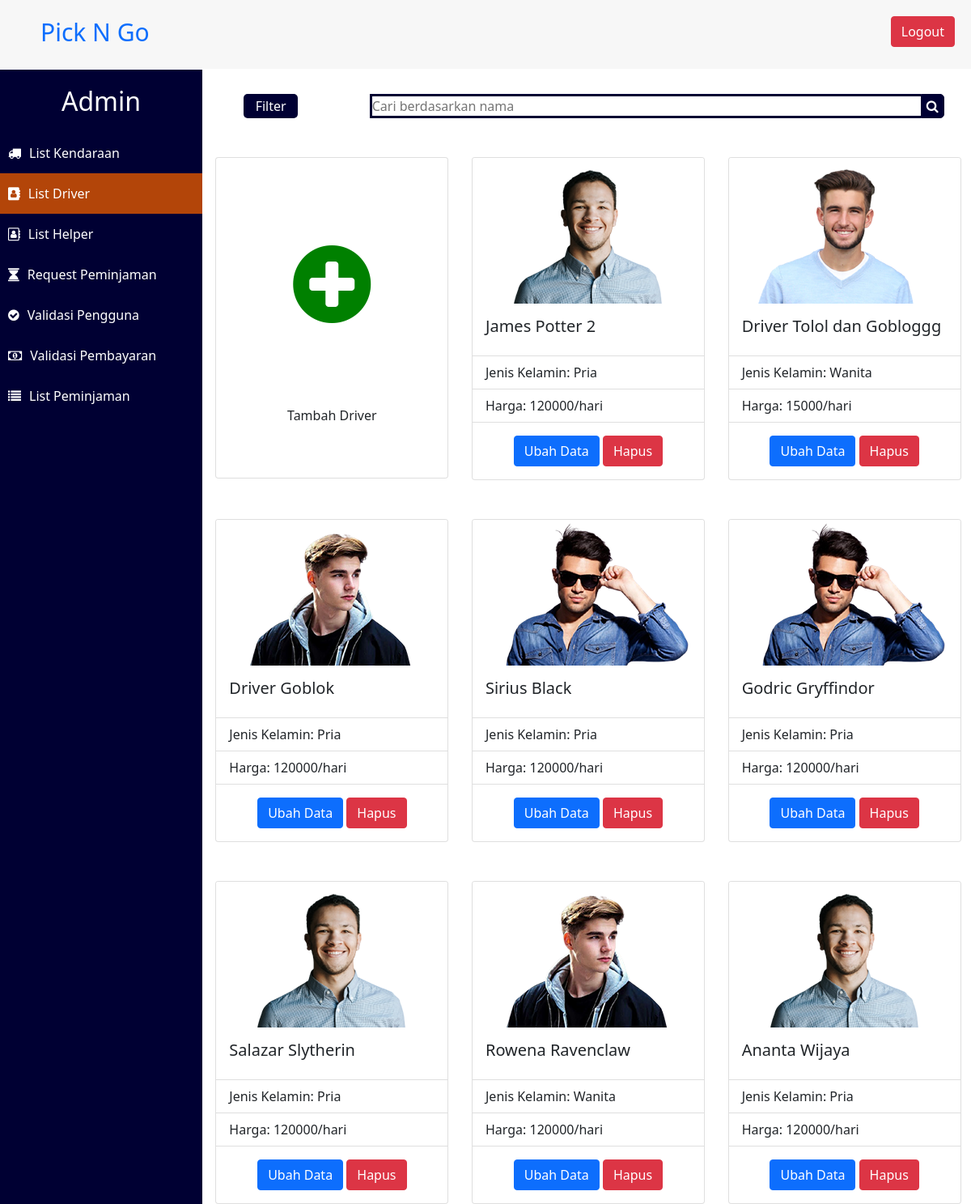
/Final_Project-Prak_Basdat/list_driver_admin.php (signed in), run on the app's committed database.
### tables this page shows
CREATE TABLE `driver` (
  `ID_driver` int(11) NOT NULL,
  `nama` varchar(30) NOT NULL,
  `jenis_kelamin` enum('Pria','Wanita') NOT NULL,
  `tarif` int(11) NOT NULL,
  `nama_foto` varchar(20) NOT NULL
);

### Final_Project-Prak_Basdat/functions.php (called while the page is built, shortened)
<?php
$conn = mysqli_connect("localhost", "root", "", "peminjaman_pickup_dan_truck_db");
function read($query) {
	global $conn;
	$result = mysqli_query($conn, $query);
	$records = [];
	while ($tuples = mysqli_fetch_assoc($result)) {
		$records[] = $tuples;
	}
	return $records;
}
?>

### Final_Project-Prak_Basdat/list_driver_admin.php (the view, shortened to what this page needs)
<?php
	require 'functions.php';
	$tuples = read("SELECT * FROM driver;");
?>
<!DOCTYPE html>
<html lang="en">
  <head>
    <link rel="stylesheet" href="https://cdnjs.cloudflare.com/ajax/libs/font-awesome/4.7.0/css/font-awesome.min.css">
    <link href="https://cdn.jsdelivr.net/npm/bootstrap@5.0.0-beta3/dist/css/bootstrap.min.css" rel="stylesheet">
    <link rel="stylesheet" type="text/css" href="styling.css">
  </head>
  <body>
  	<nav>
  		<a href="index.php" class="logo">Pick N Go</a>
  		<button type="button" id = "logout-button" class="btn btn-danger" data-bs-toggle="modal" data-bs-target="#modalLogout">
        Logout
      </button>
  	</nav>
  	<div class="sidebar">
  		<h2> Admin </h2>
  		<a href="beranda_admin.php"><i class="fa fa-truck"></i><span>List Kendaraan</span></a>
  		<a href="list_driver_admin.php" style="background-color: #b34509;"><i class = "fa fa-address-book"></i><span>List Driver</span></a>
  		<a href="list_helper_admin.php"><i class = "fa fa-address-book-o"></i><span>List Helper</span></a>
  		<a href="request_peminjaman_admin"><i class = "fa fa-hourglass"></i><span>Request Peminjaman</span></a>
  		<a href="validasi_user_admin.php"><i class = "fa fa-check-circle"></i><span>Validasi Pengguna</span></a>
      <a href="validasi_pembayaran_admin.php"><i class = "fa fa-money"></i><span>Validasi Pembayaran</span></a>
  		<a href=""><i class = "fa fa-list"></i><span>List Peminjaman</span></a>
  	</div>
    <div class = "content">
      <form action="" method="post" autocomplete="off" class="search-form">
        <div class="utility-bar">
            <div class="search-bar">
              <div class="filter">Filter</div>
                <input type="text" placeholder = "Cari berdasarkan nama" class="search-field" name="keyword">
                <button type="submit" class="fa fa-search search-button" name="search"></button>
            </div>
        </div>
      </form>
      <div class="row card-container">
        <div class="col-xxl-3 col-xl-4 col-lg-6 col-md-6 col-sm-12">
            <div class="card mt-5 mx-auto btn" style="width: 18rem; height: 397px;">
              <i class = "fa fa-plus-circle" style="line-height: 300px; font-size: 7rem; color: green;" data-bs-toggle="modal" data-bs-target="#ModalForm"></i>
              <p>Tambah Driver</p>
            </div>
          </div>
        <?php foreach ($tuples as $tuple): ?>
          <div class="col-xxl-3 col-xl-4 col-lg-6 col-md-6 col-sm-12">
            <div class="card mt-5 mx-auto" style="width: 18rem;">
              <img class="card-img-top" src="Images/Driver/<?= $tuple["nama_foto"]; ?>" alt="Gambar <?= $tuple["nama"] ?>">
              <div class="card-body">
                <h5 class="card-title"><?= $tuple["nama"] ?></h5>
              </div>
              <ul class="list-group list-group-flush">
                <li class="list-group-item">Jenis Kelamin: <?= $tuple["jenis_kelamin"] ?></li>
                <li class="list-group-item">Harga: <?= $tuple["tarif"] ?>/hari</li>
              </ul>
              <div class="card-body text-center">
                <a class="btn btn-primary" role="button" onclick="updateData('<?= $tuple['ID_driver'] ?>', '<?= $tuple['nama'] ?>', '<?= $tuple['jenis_kelamin'] ?>', '<?= $tuple['tarif'] ?>', '<?= $tuple['nama_foto'] ?>')">Ubah Data</a>
                <a class="btn btn-danger" href="deletelogic.php?p_k=<?= $tuple["ID_driver"]; ?>&type=Driver" role="button" onclick="return confirm('Apakah anda yakin akan menghapus data driver <?= $tuple["nama"] ?>?')">Hapus</a>
              </div>
            </div>
          </div>
        <?php endforeach; ?>
      </div>
    </div>
  </body>
</html>

### Final_Project-Prak_Basdat/styling.css (style rules this page uses)
* { padding: 0; margin: 0; text-decoration: none; list-style: none; box-sizing: border-box; }
nav { z-index: 99; background: #f7f7f7; line-height: 80px; position: fixed; width: 100%; }
#logout-button { float: right; margin-right: 20px; margin-top: 20px }
.sidebar { z-index: 99; position: fixed; background: #000033; margin-top: 86px; height: 100%; width: 250px; color: white; }
.logo { margin-left: 50px; font-size: 30px; text-decoration: none }
.sidebar h2 { text-align: center; margin: 20px 0; }
.sidebar a { text-decoration: none; display: block; line-height: 50px; transition: 0.5s; }
.sidebar i { color: white; margin-left: 10px; }
.sidebar span { color: white; margin-left: 10px; }
.card-container { width: 100%; margin-left: 2px; }
.utility-bar { width: 93%; padding-top: 30px; text-align: center; margin: 0 auto; }
.filter { line-height: 30px; width: 70px; height: 30px; margin-left: 2%; margin-right: 10%; color: white; background-color: #000033; border-radius: 5px; }
.search-bar { display: flex; align-items: center; width: 100%; margin: 0 auto; }
.search-field { border: 3px solid #000033; border-right: none; width: 80%; outline: none; }
.search-button { height: 30px; width: 30px; border: 1px solid #000033; background: #000033; color: white; border-radius: 0 5px 5px 0; }
.content { overflow-x: hidden; margin-left: 250px; padding-top: 86px; }

### data on the page
driver: nama_foto (picture), nama "James Potter 2", jenis_kelamin "Pria", tarif "120000"
driver: nama_foto (picture), nama "Driver Tolol dan Gobloggg", jenis_kelamin "Wanita", tarif "15000"
driver: nama_foto (picture), nama "Driver Goblok", jenis_kelamin "Pria", tarif "120000"
driver: nama_foto (picture), nama "Sirius Black", jenis_kelamin "Pria", tarif "120000"
driver: nama_foto (picture), nama "Godric Gryffindor", jenis_kelamin "Pria", tarif "120000"
driver: nama_foto (picture), nama "Salazar Slytherin", jenis_kelamin "Pria", tarif "120000"
driver: nama_foto (picture), nama "Rowena Ravenclaw", jenis_kelamin "Wanita", tarif "120000"
driver: nama_foto (picture), nama "Ananta Wijaya", jenis_kelamin "Pria", tarif "120000"
